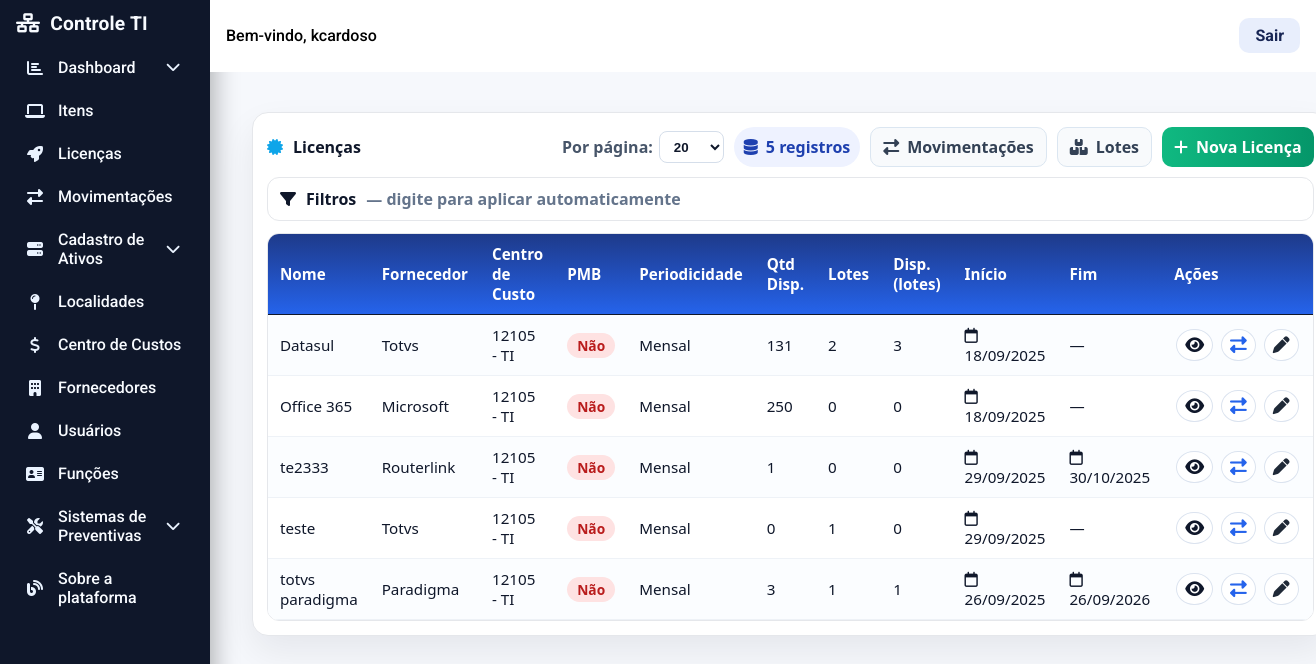
Before: /licencas/ (signed in) with the older database file.
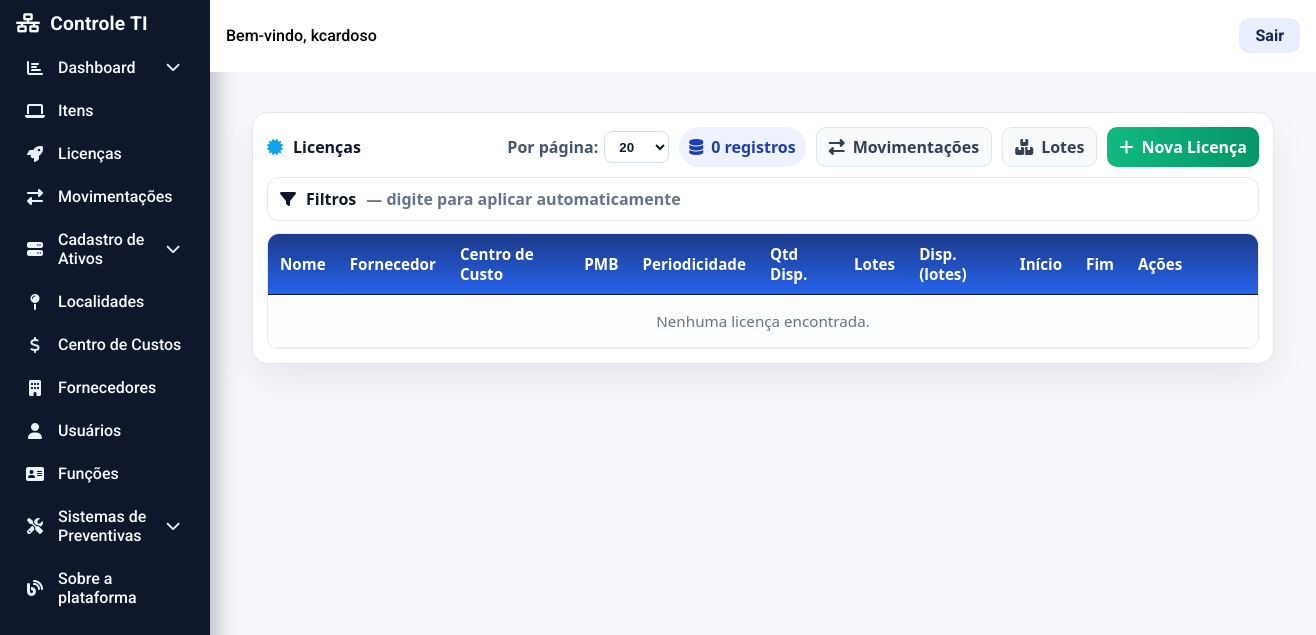
After: the same page with the newer database file.
### ProjetoEstoque/models.py (models this page shows, shortened)
class AuditModel(models.Model):
    criado_por = models.ForeignKey(User, related_name="%(class)s_criador", on_delete=models.SET_NULL, null=True)
    atualizado_por = models.ForeignKey(User, related_name="%(class)s_atualizador", on_delete=models.SET_NULL, null=True)
    created_at = models.DateTimeField(auto_now_add=True)
    updated_at = models.DateTimeField(auto_now=True)
    class Meta:
        abstract = True

class Licenca(AuditModel):
    nome = models.CharField(max_length=160)
    fornecedor = models.ForeignKey("Fornecedor", on_delete=models.SET_NULL, null=True, blank=True)
    centro_custo = models.ForeignKey("CentroCusto", on_delete=models.SET_NULL, null=True, blank=True)
    pmb = models.CharField(max_length=3, choices=SimNaoChoices.choices, default=SimNaoChoices.NAO)
    periodicidade = models.CharField(max_length=16, choices=PeriodicidadeChoices.choices,
                                     default=PeriodicidadeChoices.MENSAL)
    data_inicio = models.DateField()
    data_fim = models.DateField(null=True, blank=True)
    quantidade = models.PositiveIntegerField(default=0, help_text="Assentos disponíveis para atribuição.")
    custo = models.DecimalField(max_digits=12, decimal_places=2, null=True, blank=True,
                                help_text="Custo do ciclo conforme periodicidade.")
    observacao = models.TextField(blank=True, null=True)
    class Meta:
        ordering = ["nome"]
        verbose_name = "Licença"
        verbose_name_plural = "Licenças"

class Fornecedor(AuditModel):
    nome = models.CharField(max_length=100)
    cnpj = models.CharField(max_length=18)
    contrato = models.TextField(blank=True, null=True)

class CentroCusto(AuditModel):
    numero = models.CharField(max_length=10)
    departamento = models.CharField(max_length=100)
    pmb = models.CharField(
        max_length=3,
        choices=SimNaoChoices.choices,
        default=SimNaoChoices.NAO,
        help_text="Centro de custo pertence ao PMB?"
    )

### ProjetoEstoque/views.py (the view)
# urls.py: path("licencas/", views.licenca_list, name="licenca_list"),
@login_required
def licenca_list(request):
    q          = (request.GET.get("q") or "").strip()
    fornecedor = (request.GET.get("fornecedor") or "").strip()
    centro     = (request.GET.get("centro") or "").strip()
    pmb        = (request.GET.get("pmb") or "").strip()
    per        = (request.GET.get("periodicidade") or "").strip()
    qs = (
        Licenca.objects
        .select_related("fornecedor", "centro_custo")
        .annotate(
            total_lotes=Count("lotes", distinct=True),
            disp_lotes=Coalesce(Sum("lotes__quantidade_disponivel"), 0),
        )
        .order_by("nome")
    )
    if q:
        qs = qs.filter(Q(nome__icontains=q) | Q(observacao__icontains=q))
    if fornecedor:
        qs = qs.filter(fornecedor__nome__icontains=fornecedor)
    if centro:
        qs = qs.filter(
            Q(centro_custo__numero__icontains=centro) |
            Q(centro_custo__departamento__icontains=centro)
        )
    if pmb:
        qs = qs.filter(pmb=pmb)
    if per:
        qs = qs.filter(periodicidade=per)
    total = qs.count()
    try:
        per_page = int(request.GET.get("pp") or 20)
    except ValueError:
        per_page = 20
    per_page = max(1, min(per_page, 100))  # segurança
    paginator = Paginator(qs, per_page)
    page_num = request.GET.get("page") or 1
    page_obj = paginator.get_page(page_num)
    keep = request.GET.copy()
    keep.pop("page", None)
    qs_keep = keep.urlencode()
    ctx = {
        "licencas": page_obj.object_list,  # o iterable da página
        "page_obj": page_obj,
        "paginator": paginator,
        "per_page": per_page,
        "qs_keep": qs_keep,
        "q": q, "fornecedor": fornecedor, "centro": centro, "pmb": pmb, "per": per,
        "total": total,
    }
    ctx["pmb_choices"] = Licenca._meta.get_field("pmb").choices
    ctx["periodicidade_choices"] = Licenca._meta.get_field("periodicidade").choices
    return render(request, "front/licencas/licenca_list.html", ctx)

### ProjetoEstoque/templates/front/licencas/licenca_list.html (shortened to what this page needs)
{% extends 'base.html' %}
{% block content %}
<div class="page">
  <div class="panel">
    <div class="topbar">
      <div class="title">
        <i class="fa-solid fa-certificate" style="color:var(--info)"></i>
        <span>Licenças</span>
      </div>
      <div class="metric-badges" style="margin-left:auto;gap:10px">
        <form method="get" id="sizeForm" style="display:flex;align-items:center;gap:8px">
          <label for="pp" class="page-size" style="gap:6px;">
            Por página:
            <select name="pp" id="pp">
              <option value="20"  {% if per_page == 20  %}selected{% endif %}>20</option>
            </select>
          </label>
        </form>
        <span class="badge"><i class="fa fa-database"></i> {{ total }} registros</span>
        <a class="btn btn-light" href="{% url 'mov_licenca_list' %}"><i class="fa fa-exchange-alt"></i> Movimentações</a>
        <a class="btn btn-light" href="{% url 'licenca_lote_list' %}"><i class="fa fa-boxes-stacked"></i> Lotes</a>
        <a class="btn btn-add" href="{% url 'licenca_create' %}"><i class="fa fa-plus"></i> Nova Licença</a>
      </div>
    </div>
    <details class="filters" {% if request.GET %}open{% endif %}>
      <summary><i class="fa fa-filter"></i> Filtros <span class="hint" style="font-weight:600;color:#64748b">— digite para aplicar automaticamente</span></summary>
    </details>
    <div class="table-wrap">
      <table>
        <thead>
          <tr>
            <th>Nome</th>
            <th>Fornecedor</th>
            <th>Centro de Custo</th>
            <th>PMB</th>
            <th>Periodicidade</th>
            <th>Qtd Disp.</th>
            <th>Lotes</th>
            <th>Disp. (lotes)</th>
            <th>Início</th>
            <th>Fim</th>
            <th style="width:132px">Ações</th>
          </tr>
        </thead>
        <tbody>
          {% for obj in licencas %}
          <tr>
            <td>{{ obj.nome }}</td>
            <td>{% if obj.fornecedor %}{{ obj.fornecedor.nome }}{% else %}-{% endif %}</td>
            <td>
              {% if obj.centro_custo %}
                {{ obj.centro_custo.numero }} - {{ obj.centro_custo.departamento }}
              {% else %}-{% endif %}
            </td>
            <td><span class="badge-pmb {{ obj.pmb }}">{{ obj.get_pmb_display }}</span></td>
            <td>{{ obj.get_periodicidade_display }}</td>
            <td>{{ obj.quantidade }}</td>
            <td>{{ obj.total_lotes }}</td>
            <td>{{ obj.disp_lotes }}</td>
            <td><span class="date"><i class="fa-regular fa-calendar"></i> {{ obj.data_inicio|date:"d/m/Y" }}</span></td>
            <td>
              {% if obj.data_fim %}
                <span class="date"><i class="fa-regular fa-calendar"></i> {{ obj.data_fim|date:"d/m/Y" }}</span>
              {% else %}—{% endif %}
            </td>
            <td class="td-acoes">
              <a class="icon-btn view" title="Detalhar" href="{% url 'licenca_detail' obj.pk %}"><i class="fa fa-eye"></i></a>
              <a class="icon-btn move" title="Movimentar" href="{% url 'mov_licenca_form' %}?licenca={{ obj.pk }}"><i class="fa fa-exchange-alt"></i></a>
              <a class="icon-btn" title="Editar" href="{% url 'licenca_update' obj.pk %}"><i class="fa fa-pen"></i></a>
            </td>
          </tr>
          {% empty %}
          <tr><td colspan="11" style="text-align:center;color:#64748b;padding:16px">Nenhuma licença encontrada.</td></tr>
          {% endfor %}
        </tbody>
      </table>
    </div>
  </div>
</div>
{% endblock %}

Changed rows visible on the page:
removed Licenca: nome "Datasul", fornecedor.nome "Totvs", centro_custo.numero "12105", centro_custo.departamento "TI", pmb "Não", periodicidade "Mensal", quantidade "131", total_lotes "2", disp_lotes "3", data_inicio "18/09/2025"
removed Licenca: nome "Office 365", fornecedor.nome "Microsoft", centro_custo.numero "12105", centro_custo.departamento "TI", pmb "Não", periodicidade "Mensal", quantidade "250", total_lotes "0", disp_lotes "0", data_inicio "18/09/2025"
removed Licenca: nome "te2333", fornecedor.nome "Routerlink", centro_custo.numero "12105", centro_custo.departamento "TI", pmb "Não", periodicidade "Mensal", quantidade "1", total_lotes "0", disp_lotes "0", data_inicio "29/09/2025", data_fim "30/10/2025"
removed Licenca: nome "teste", fornecedor.nome "Totvs", centro_custo.numero "12105", centro_custo.departamento "TI", pmb "Não", periodicidade "Mensal", quantidade "0", total_lotes "1", disp_lotes "0", data_inicio "29/09/2025"
removed Licenca: nome "totvs paradigma", fornecedor.nome "Paradigma", centro_custo.numero "12105", centro_custo.departamento "TI", pmb "Não", periodicidade "Mensal", quantidade "3", total_lotes "1", disp_lotes "1", data_inicio "26/09/2025", data_fim "26/09/2026"
Other visible differences:
{{ total }}: "5" → "0"
text now shown: "Nenhuma licença encontrada."
